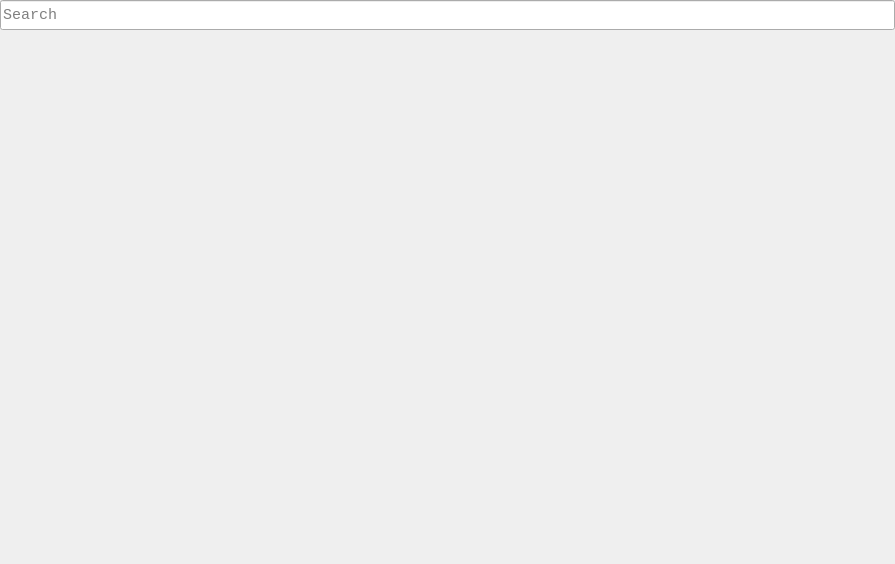
<?xml version="1.0" encoding="UTF-8"?>
<ui version="4.0">
 <class>UpdatePage</class>
 <widget class="QWidget" name="UpdatePage">
  <property name="geometry">
   <rect>
    <x>0</x>
    <y>0</y>
    <width>895</width>
    <height>564</height>
   </rect>
  </property>
  <property name="windowTitle">
   <string>Form</string>
  </property>
  <layout class="QVBoxLayout" name="verticalLayout">
   <property name="spacing">
    <number>5</number>
   </property>
   <property name="leftMargin">
    <number>0</number>
   </property>
   <property name="topMargin">
    <number>0</number>
   </property>
   <property name="rightMargin">
    <number>0</number>
   </property>
   <property name="bottomMargin">
    <number>0</number>
   </property>
   <item>
    <widget class="QLineEdit" name="lineEdit">
     <property name="minimumSize">
      <size>
       <width>0</width>
       <height>30</height>
      </size>
     </property>
     <property name="font">
      <font>
       <family>Consolas</family>
       <pointsize>11</pointsize>
       <kerning>true</kerning>
      </font>
     </property>
     <property name="placeholderText">
      <string>Search</string>
     </property>
     <property name="clearButtonEnabled">
      <bool>true</bool>
     </property>
    </widget>
   </item>
   <item>
    <widget class="QScrollArea" name="scrollArea">
     <property name="frameShape">
      <enum>QFrame::NoFrame</enum>
     </property>
     <property name="frameShadow">
      <enum>QFrame::Plain</enum>
     </property>
     <property name="lineWidth">
      <number>0</number>
     </property>
     <property name="verticalScrollBarPolicy">
      <enum>Qt::ScrollBarAsNeeded</enum>
     </property>
     <property name="horizontalScrollBarPolicy">
      <enum>Qt::ScrollBarAlwaysOff</enum>
     </property>
     <property name="widgetResizable">
      <bool>true</bool>
     </property>
     <property name="alignment">
      <set>Qt::AlignCenter</set>
     </property>
     <widget class="QWidget" name="contentsWidget">
      <property name="geometry">
       <rect>
        <x>0</x>
        <y>0</y>
        <width>895</width>
        <height>528</height>
       </rect>
      </property>
      <layout class="QVBoxLayout" name="verticalLayout_2">
       <property name="spacing">
        <number>15</number>
       </property>
       <property name="leftMargin">
        <number>7</number>
       </property>
       <property name="topMargin">
        <number>7</number>
       </property>
       <property name="rightMargin">
        <number>7</number>
       </property>
       <property name="bottomMargin">
        <number>7</number>
       </property>
      </layout>
     </widget>
    </widget>
   </item>
  </layout>
 </widget>
 <tabstops>
  <tabstop>lineEdit</tabstop>
  <tabstop>scrollArea</tabstop>
 </tabstops>
 <resources/>
 <connections/>
</ui>
